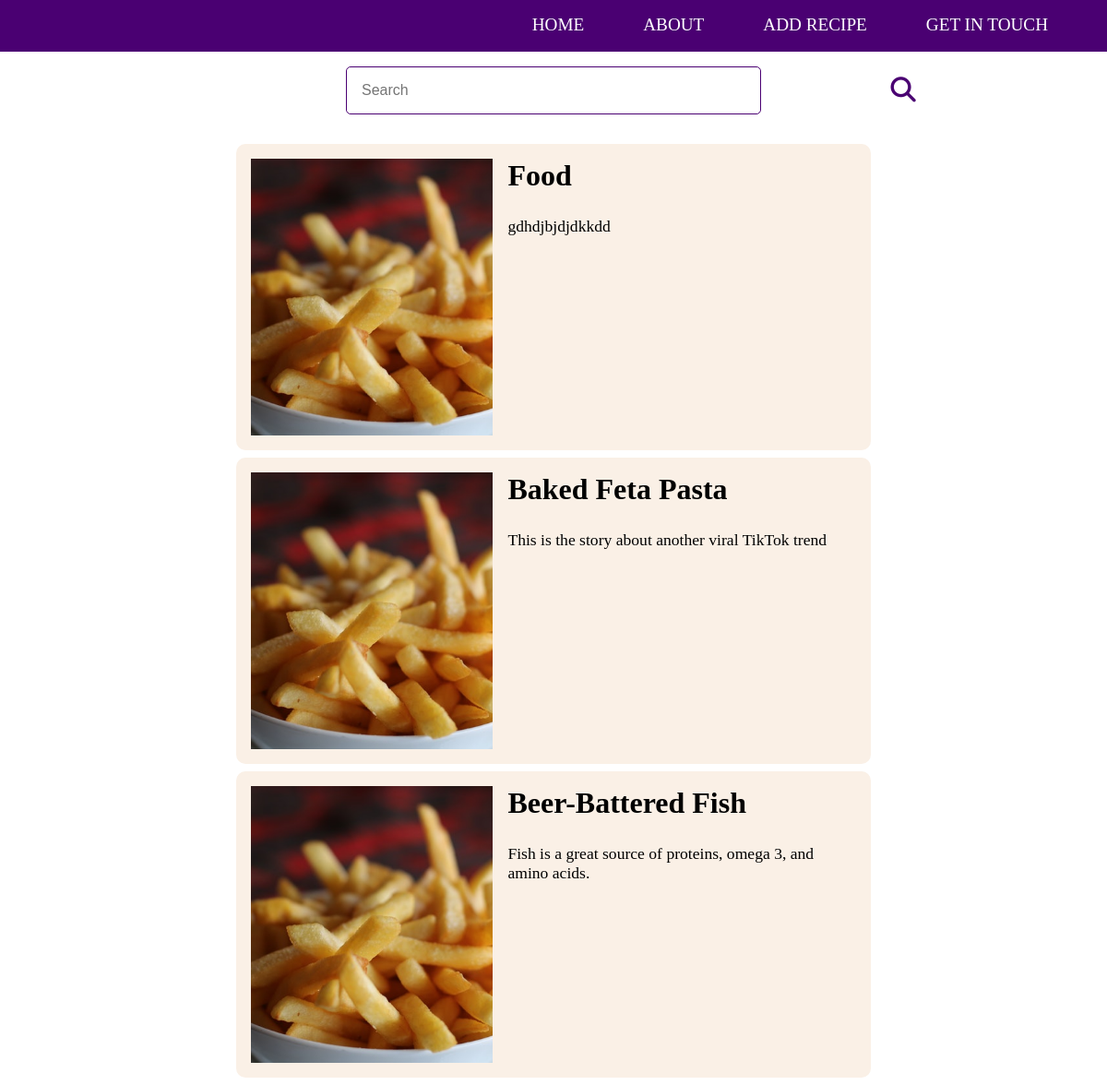
The app's page /home.php with its own data.
### tables this page shows
CREATE TABLE `recipe` (
  `id` int(10) NOT NULL,
  `image` varchar(255) NOT NULL,
  `recipe_title` varchar(255) NOT NULL,
  `small description` varchar(2000) NOT NULL,
  `ingredients` varchar(2000) NOT NULL,
  `instructions` varchar(2500) NOT NULL,
  `admin_id` int(10) NOT NULL,
  `timestamp` timestamp NOT NULL DEFAULT current_timestamp() ON UPDATE current_timestamp()
);

### home.php (the view, shortened to what this page needs)
<!DOCTYPE html>
<html lang="en">
<head>
    <link rel="stylesheet" href="css/home.css">
</head>
<body>
    <div class="wrapper">
        <div class="nav_cont">
            <div class="nav-bar">
                <ul>
                    <li><a href="">HOME</a></li>
                    <li><a href="">ABOUT</a></li>
                    <li><a href="login.php">ADD RECIPE</a></li>
                    <li><a href="">GET IN TOUCH</a></li>
                </ul>
            </div>
        </div>
        <div class="search">
            <form action="home.php" method="POST">
                <input type="text" name="searchBar" id="searchBar" placeholder="Search">
            </form>
            <i class="fas fa-search" onclick="searchIcon()"></i>
        </div>
        <?php
          include('backend/db_connection.php');
          $recipe = mysqli_query($connection, "SELECT `id`, `image`,`recipe_title`, `small description` FROM `recipe`");
          echo "<div class='card-deck'>";
          echo "<div class='default-col'>";
              while ($row = mysqli_fetch_array($recipe)) {
                  echo "<div class='card'>";
                      echo "<img class='card_image' src='uploaded_images/".$row['image']."' >";
                      echo "<div class='card_col'>";
                      echo "<p class='card_title'>".$row['recipe_title']."</p>";
                      echo "<p class='card_desc'>".$row['small description']."</p>";
                      echo "</div>";
                  echo "</div>";
              }
          echo "</div>";
          echo "</div>";
        ?>
    </div>
</body>
</html>

### css/home.css (style rules this page uses)
* { margin: 0; padding: 0; box-sizing: border-box; }
:root { --clr-p: #4a0072; --clr-s: #ae52d4; }
.nav_cont { background: var(--clr-p); height: 7vh; }
.nav-bar { float: right; }
.nav-bar ul { list-style: none; display: flex; flex-direction: row; margin-right: 2em; }
.nav-bar ul li { padding: 1em 2em; }
.nav-bar ul li a { font-size: 1.2em; text-decoration: none; color: #fff; }
.search { display: flex; flex-direction: row; align-items: center; justify-content: center; margin-top: 1em; }
.search #searchBar { padding: 1em; width: 450px; font-size: 1em; position: relative; border: 1px solid var(--clr-p); border-radius: 5px; }
.search .fa-search { position: absolute; color: var(--clr-p); left: 35.5em; top: 3.1em; font-size: 1.7em; cursor: pointer; }
.card-deck { margin-top: 2em; margin-left: 16em; margin-right: 16em; }
.card-deck .card { margin-bottom: .5em; display: grid; grid-template-columns: 40% 60%; padding: 1em; border-radius: 10px; background: #FAF0E6; }
.card-deck .card .card_image { width: 100%; height: 300px; object-fit: cover; object-position: center; }
.card-deck .card .card_col { display: flex; flex-direction: column; margin-left: 1em; }
.card .card_col .card_title { font-weight: bold; font-size: 2em; margin-bottom: .8em; }
.card .card_col .card_desc { font-size: 1.1em; }

### records on screen
recipe: image (picture), recipe_title "Food", small description "gdhdjbjdjdkkdd"
recipe: image (picture), recipe_title "Baked Feta Pasta", small description "This is the story about another viral TikTok trend"
recipe: image (picture), recipe_title "Beer-Battered Fish", small description "Fish is a great source of proteins, omega 3, and amino acids."
